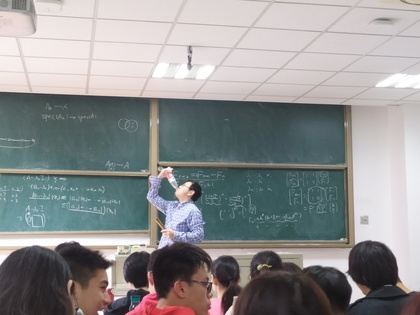
%> input picture 作业/hw1-18300290007/smy.jpg, 420 x 315 px, shrunk from 4000 x 3000 before the run
$ octave ndimensional_joint_histogram.m   (GNU Octave 9; MATLAB toolbox functions it lacks are replaced by stand-ins)
%> lines starting %> are read from the running program, lines starting %| are printed output that depends on the picture
clear all;clc;close all;
img=imread("D:\VSproject\图片库\smy.jpg");
%> img is the input picture: size 315x420x3 uint8; mean R, G, B 143.3, 144.1, 144.2
subplot(2,2,1);
imshow(img);
title('origin image')


[m,n,~]=size(img);
%> m = 315; n = 420
count=zeros(256,256);
for i=1:m
    for j=1:n
        count(img(i,j,1)+1,img(i,j,2)+1)=1+count(img(i,j,1)+1,img(i,j,2)+1);
    end
end
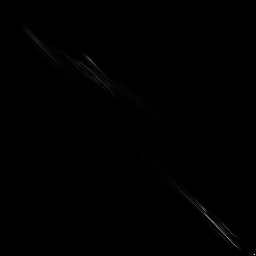
%> count: size 256x256 double; min 0, max 837, mean 2; drawn with min black and max white
count1=zeros(256,256);
for i=1:256
    for j=1:256
        count1(i,j)=reallog(count(i,j));
    end
end
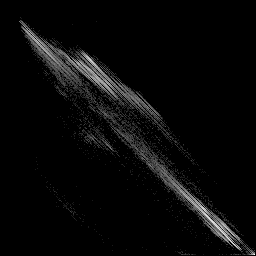
%> count1: size 256x256 double; 81.73% of the values are NaN or infinite; the others: min 0, max 6.73, mean 1.26; drawn with min black, max white, NaN and infinite black

subplot(1,2,2);
x=0:255;
y=0:255;
imagesc(x,y,count1);
axis xy;
colorbar();
title('2d joint hist with ln(x) level');
set(gca,'Position',[0.6 0.38 0.3 0.4])

subplot(2,2,3);
mesh(x,y,count)
title('3d joint hist');
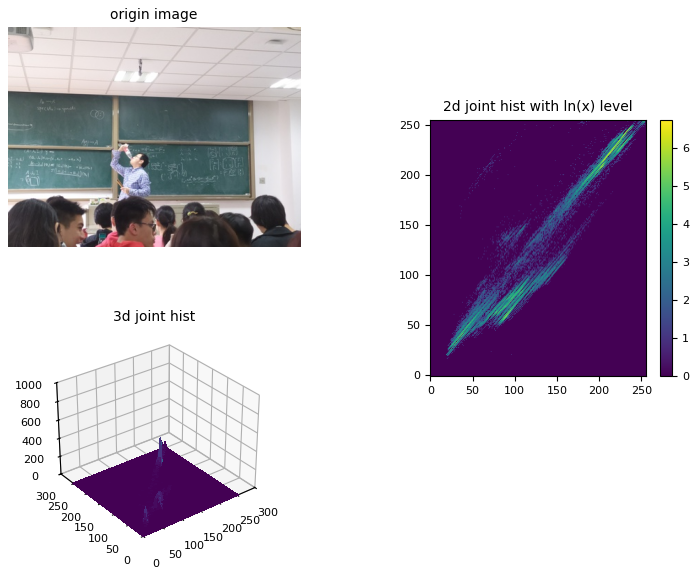
%> figure redrawn from the program's plot data, 3 panels
